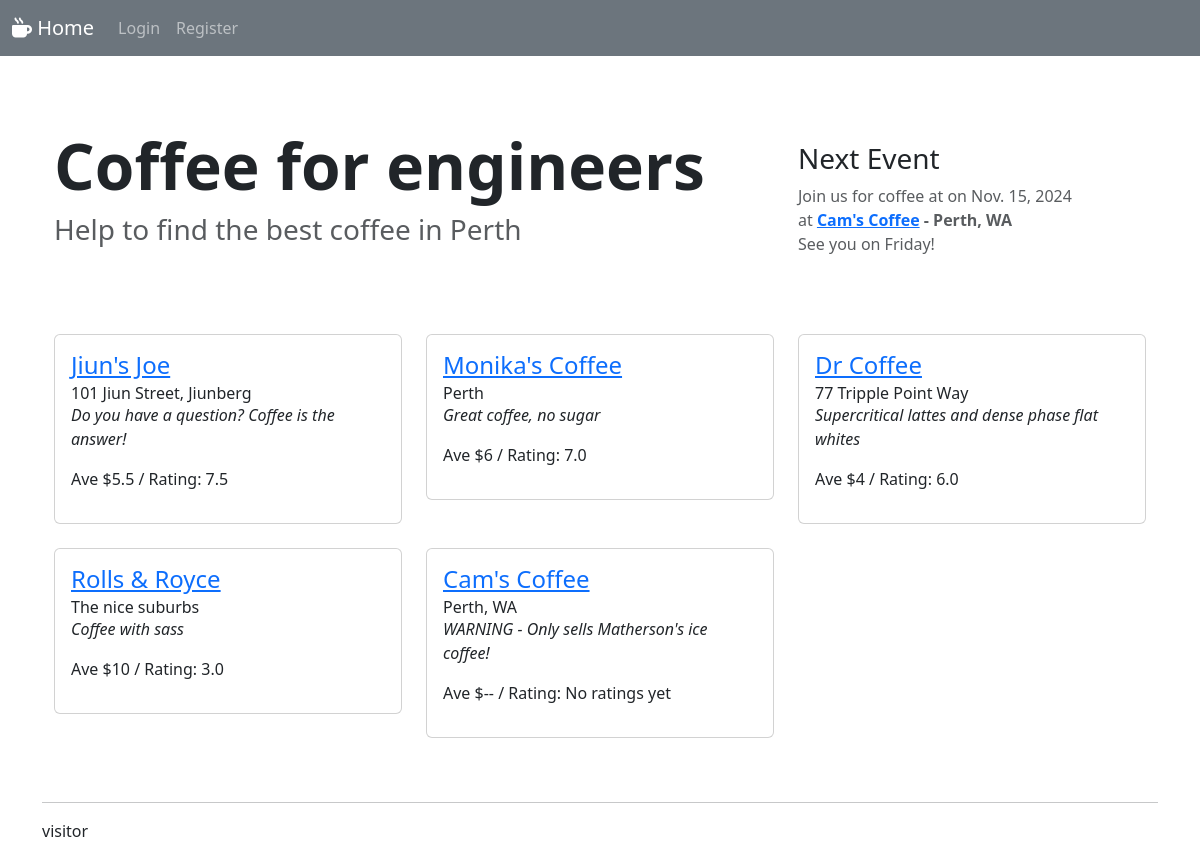
The page / on the database its author committed.
### website/models.py (models this page shows, shortened)
class Event(models.Model):
    created_at = models.DateTimeField(auto_now_add=True)
    created_by = models.ForeignKey(User, limit_choices_to={'is_active': True}, null = True, on_delete=models.SET_NULL)
    coffeeshop = models.ForeignKey(Coffeeshop, limit_choices_to={'coffeeshop_status': 'A'}, on_delete=models.CASCADE)
    event_date = models.DateField()
    details = models.CharField('Any details',max_length = 100, blank=True, null = True)

class Coffeeshop(models.Model):
    STATUS = (
        ('A', 'Active'),
        ('C', 'Closed'),
        )
    created_at = models.DateTimeField(auto_now_add=True)
    created_by = models.ForeignKey(User, limit_choices_to={'is_active': True}, null = True, on_delete=models.SET_NULL)
    coffeeshop_name = models.CharField('Coffee Shop Name', max_length = 100)
    coffeeshop_tag = models.CharField('Known for', max_length = 200, blank=True, null = True)
    coffeeshop_address = models.CharField('Address', max_length = 100, blank=True, null = True)
    coffeeshop_status = models.CharField('Still in business?', choices=STATUS, max_length = 1)
    def __str__(self):
        return (f'{self.coffeeshop_name}')

### website/views.py (the view)
# urls.py: 2. Add a URL to urlpatterns:  path('', views.home, name='home')
def home(request):
    ratings = Rating.objects.all()
    coffeeshop_list = Coffeeshop.objects.annotate(average_rating=Avg('rating__rating'),
                                                  average_price=Avg('rating__price')).order_by('-average_rating')
    next_event = Event.objects.filter(event_date__gte=today).order_by('event_date').first()
    return render(request,'website/home.html',{
         'coffeeshop_list': coffeeshop_list,
         'next_event': next_event,
         })

### website/templates/website/home.html (shortened to what this page needs)
{% extends 'website/base.html' %}
{% block content %}
<br>
<div class="container mt-4">
    <div class="row align-items-center">
        <div class="col-md-8">
            <h1 class="display-3 fw-bold">Coffee for engineers</h1>
            <h3 class="fw-normal text-muted mb-3">Help to find the best coffee in Perth</h3><br>
        </div>
        <div class="col-md-4">
            <div class="content-section">
                <h3>Next Event</h3>
				{%if next_event %}
                <p class='text-muted'>Join us for coffee at on {{next_event.event_date}}</br>
				at <strong><a href="{% url 'view_reviews' next_event.coffeeshop.id %}">{{ next_event.coffeeshop }}</a> - {{next_event.coffeeshop.coffeeshop_address}}</strong></br>
				{{next_event.details}}</p>
				{%else%}
				<p class='text-muted'>Not booked yet - watch this space</strong></br>
				{%endif%}
               </div>
        </div>
    </div></br></br>
    <div class="row">
        {% for shop in coffeeshop_list %}
        <div class="col-md-4">
            <div class="card mb-4">
                <div class="card-body">
                    <h4 class="card-title"><a href="{% url 'view_reviews' shop.id %}">{{ shop.coffeeshop_name }}</a></h4>
                    <h6 class="card-subtitle">{{ shop.coffeeshop_address }}</h6>
                    <p class="card-text"><em>{{ shop.coffeeshop_tag }}</em></p>
                    <p class="card-link">Ave ${{ shop.average_price|default:"--" }} / Rating: {{ shop.average_rating|default:"No ratings yet" }}</p>
                </div>
            </div>
        </div>
        {% endfor %}
    </div>
</div>
{% endblock %}

### website/templates/website/base.html (shortened to what this page needs)
{% load static %}
<!doctype html>
<html lang="en">
  <head>
    <link href="https://cdn.jsdelivr.net/npm/bootstrap@5.3.2/dist/css/bootstrap.min.css" rel="stylesheet">
	<link rel="stylesheet" href="https://cdnjs.cloudflare.com/ajax/libs/font-awesome/6.0.0-beta3/css/all.min.css">
  </head>
  <body>
    {%include 'website/navbar.html'%}
  <div class = "container">
  	<br/>
    {% block content %}
    {% endblock %}
  <hr>
  <p>
  {% if user.is_authenticated%}
    Logged in as: {{user}}
  {% else %}
	visitor
  {% endif %}
  </p>
  </div>
  </body>
</html>

### website/templates/website/navbar.html (shortened to what this page needs)
<nav class="navbar navbar-expand-lg bg-secondary" data-bs-theme="dark" >
  <div class="container-fluid">
    <a class="navbar-brand" href="{%url 'home'%}"><i class="fa-solid fa-mug-hot"></i>  Home</a>
    <div class="collapse navbar-collapse" id="navbarSupportedContent">
      <ul class="navbar-nav me-auto mb-2 mb-lg-0">
		{% if user.is_authenticated%}
		<li class="nav-item">
          <a class="nav-link" href="{%url 'logout' %}">Logout</a>
        </li>
		{% else %}
		<li class="nav-item">
          <a class="nav-link" href="{%url 'login' %}">Login</a>
        </li>
		<li class="nav-item">
          <a class="nav-link" href="{%url 'register' %}">Register</a>
        </li>
		{% endif %}
      </ul>
    </div>
  </div>
</nav>

### website/templates/website/home.html (style rules this page uses)
.content-section { position: sticky; top: 20px; }
.row.align-items-center { align-items: center; }

### rows shown on the page
Event: event_date "Nov. 15, 2024", coffeeshop "Cam's Coffee", coffeeshop.coffeeshop_address "Perth, WA", details "See you on Friday!"
Coffeeshop: coffeeshop_name "Jiun's Joe", coffeeshop_address "101 Jiun Street, Jiunberg", coffeeshop_tag "Do you have a question? Coffee is the answer!", average_price "5.5", average_rating "7.5"
Coffeeshop: coffeeshop_name "Monika's Coffee", coffeeshop_address "Perth", coffeeshop_tag "Great coffee, no sugar", average_price "6", average_rating "7.0"
Coffeeshop: coffeeshop_name "Dr Coffee", coffeeshop_address "77 Tripple Point Way", coffeeshop_tag "Supercritical lattes and dense phase flat whites", average_price "4", average_rating "6.0"
Coffeeshop: coffeeshop_name "Rolls & Royce", coffeeshop_address "The nice suburbs", coffeeshop_tag "Coffee with sass", average_price "10", average_rating "3.0"
Coffeeshop: coffeeshop_name "Cam's Coffee", coffeeshop_address "Perth, WA", coffeeshop_tag "WARNING - Only sells Matherson's ice coffee!", average_price "--", average_rating "No ratings yet"
